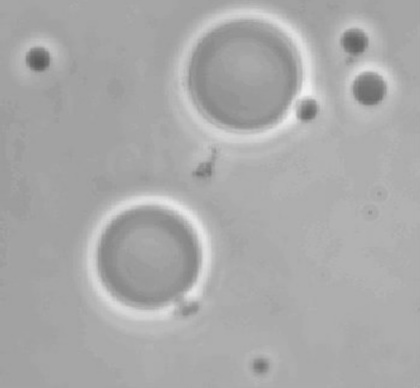
%> input picture entrega3/2-segmentacion_de_imagenes/imagen4.jpg, 420 x 388 px, shrunk from 702 x 648 before the run
$ octave prueba_osto2.m   (GNU Octave 9; MATLAB toolbox functions it lacks are replaced by stand-ins)
%> lines starting %> are read from the running program, lines starting %| are printed output that depends on the picture; in (x1, y1, x2, y2) boxes, pixels count from 0 and x2, y2 are one past the last pixel; in counts of white or black regions, pixels touching at a corner belong together; the program's own positions count from 1
clc; clear; close all;
pkg load image;

function [T1,T2] = otsu2(A)
  % Funcion que implementa el algoritmo de Otsu para 2 umbrales
  % A: imagen original en formato uint8
  % T1: umbral inferior para la imagen A
  % T2: umbral superior para la imagen A
  [m,n] = size(A);

  % Paso 0: Calcular el histograma de la imagen A
  [q,~] = imhist(A);

  % Paso 1: Calcular el histograma normalizado
  h = (1/(m*n))*q;

  % Paso 2: Calcular vector de suma acumulada
  p = zeros(256,1);
  for k = 1:256
    p(k) = sum(h(1:k));
  endfor

  % Paso 3: Calcular vector de suma acumulada con peso
  mc = zeros(256,1);
  for k = 1:256
    mc(k) = sum((0:k-1)'.*h(1:k));
  endfor

  % Paso 4: Calcular el maximo de mc
  mg = mc(256);
  mg

  % Paso 5: Para k1 = 0,1,...,255 y k2 = 0,1,...,255
  sigma2b = zeros(256,256);
  for k1 = 1:256
    for k2 = 1:256
      if k1<k2
        % Paso 6: Calcular P1, P2 y P3
        P1 = sum(h(1:k1));
        P1
        P2 = sum(h(k1+1:k2));
        P3 = sum(h(k2+1:256));

        % Paso 7: Calcular m1, m2 y m3
        resultado = 0;
        if P1
          m1 = (1/P1)*sum((0:k1-1)'.*h(1:k1));
          resultado += P1*(m1-mg)^2;
        endif

        if P2
          m2 = (1/P2)*sum((k1:k2-1)'.*h(k1+1:k2));
          resultado += P2*(m2-mg)^2;
        endif

        if P3
          m3 = (1/P3)*sum((k2:255)'.*h(k2+1:256));
          resultado += P3*(m3-mg)^2;
        endif

        % Paso 8: Establecer el valor de sigma_b2 para la posicion correspondiente
        sigma2b(k1,k2) = resultado;
      endif
    endfor
  endfor

  % Paso 9: Obtener los umbrales T1, T2
  [F,X] = max(sigma2b);
  [Z,T2] = max(F);
  T1 = X(T2);
  T1 = T1-1; T2 = T2-1;
endfunction

% Carga de la imagen original
A = imread('imagen4.jpg');
%> A is the input picture: size 388x420x3 uint8; min 90, max 242, mean 169.6
subplot(1,3,1);
imshow(A);
title('Imagen original')
[m,n] = size(A);
%> m = 388; n = 1260


% Umbrales con el metodo de otsu para 2 umbrales
[T1,T2] = otsu2(A);
%> in otsu2, `[q,~] = imhist(A);`: q = 256 values, max 54213 at index 163, min 0 at index 1, mean 1909.7
%> in otsu2, `h = (1/(m*n))*q;`: h = 256 values, max 0.111 at index 163, min 0 at index 1, mean 0.00391
%> after the loop in otsu2, `for k = 1:256`: p = 256 values from 0 to 1
%> after the loop in otsu2, `for k = 1:256`: mc = 256 values from 0 to 169.6
%> in otsu2, `mg = mc(256);`: mg = 169.6
%> after the loop in otsu2, `for k1 = 1:256`:
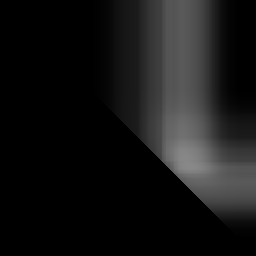
%> sigma2b: size 256x256 double; min 0, max 137, mean 21.6
%> after the loop in otsu2, `for k1 = 1:256`: P1 = 1; P2 = 0; m1 = 169.6; m2 = 242; resultado = 7.27e-27
%> in otsu2, `[F,X] = max(sigma2b);`: F = 256 values, max 137 at index 190, min 0 at index 1, mean 48.21; X = 256 values from 1 to 182
%> in otsu2, `[Z,T2] = max(F);`: Z = 137; T2 = 190
%> in otsu2, `T1 = X(T2);`: T1 = 167
%> in otsu2, `T1 = T1-1`: T1 = 166
%> in otsu2, `T2 = T2-1`: T2 = 189
%> T1 = 166; T2 = 189
C = im2double(zeros(m,n));
C(T1<A<T2) = 0.5;
%> C: size 388x1260 double; every value is 0.5
C(A<=T1) = 0;
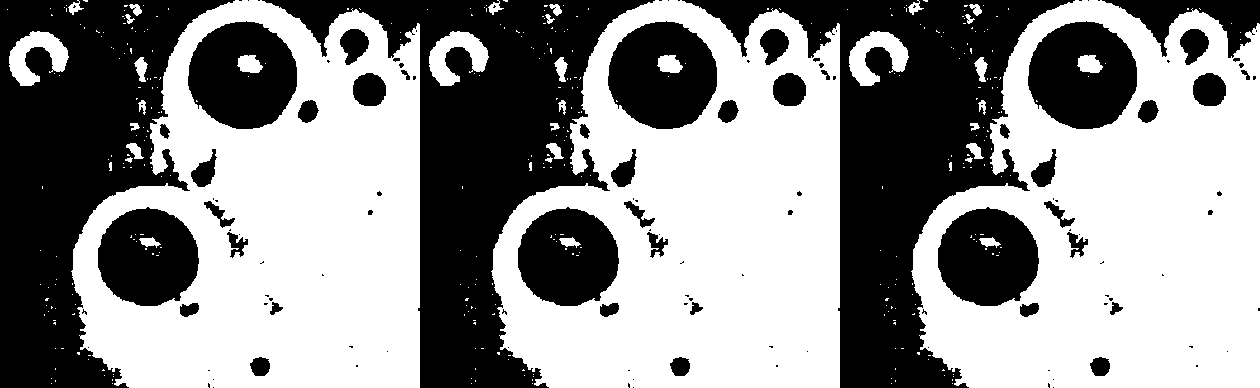
%> C: size 388x1260 double; values 0 (black) and 0.5 (white), 56.4% white; 134 black regions (85 under 20 px), largest, box (x1, y1, x2, y2) and area: (262, 0, 655, 388) 50944, (682, 0, 1075, 388) 50944, (0, 0, 235, 388) 47181
C(T2<=A) = 1;
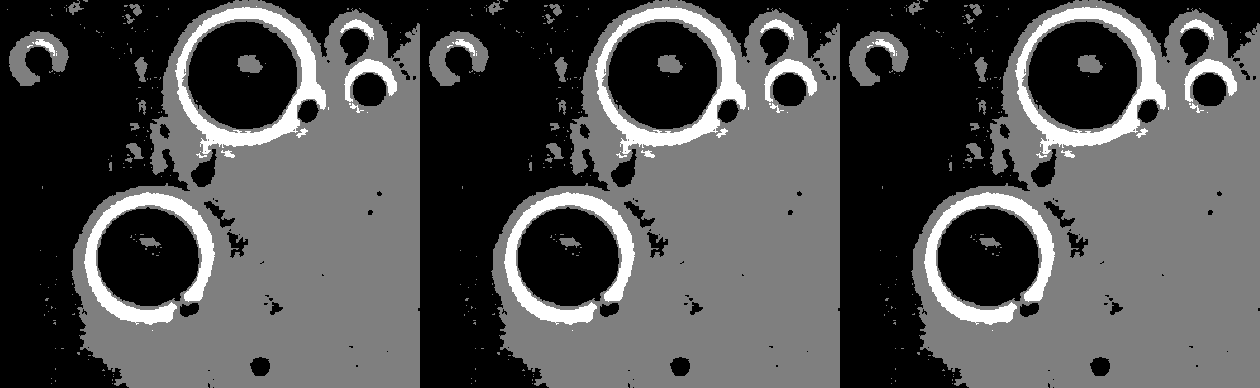
%> C: size 388x1260 double; 6.7% of pixels changed, all inside (x1, y1, x2, y2) = (27, 6, 1237, 331)
subplot(1,3,3);
imshow(C);
title(['Umbral Compuesto Otsu: T1=' num2str(T1) ' T2=' num2str(T2)]);

$ run again, with entrega3/2-segmentacion_de_imagenes/imagen1.jpg copied over entrega3/2-segmentacion_de_imagenes/imagen4.jpg
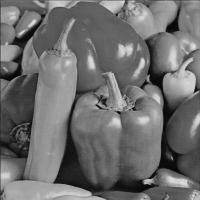
%> input picture entrega3/2-segmentacion_de_imagenes/imagen1.jpg, 200 x 200 px
%> A is the input picture: size 200x200 uint8; min 0, max 227, mean 109.9
%> q = 256 values, max 606 at index 99, min 0 at index 226, mean 156.2
%> h = 256 values, max 0.0152 at index 99, min 0 at index 226, mean 0.00391
%> after the loop in otsu2, `for k = 1:256`: p = 256 values from 0.0004 to 1
%> after the loop in otsu2, `for k = 1:256`: mc = 256 values from 0 to 109.9
%> in otsu2, `mg = mc(256);`: mg = 109.9
%> after the loop in otsu2, `for k1 = 1:256`:
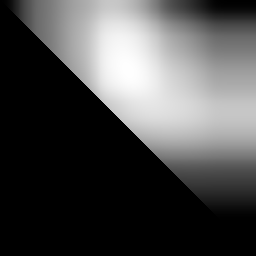
%> sigma2b: size 256x256 double; min 0, max 1674.8, mean 500.8; drawn with min black and max white
%> after the loop in otsu2, `for k1 = 1:256`: P1 = 1; P2 = 0; m1 = 109.9; m2 = 227; resultado = 8.08e-28
%> F = 256 values, max 1674.8 at index 129, min 0 at index 1, mean 1198.7; X = 256 values from 1 to 112
%> in otsu2, `[Z,T2] = max(F);`: Z = 1674.8; T2 = 129
%> in otsu2, `T1 = X(T2);`: T1 = 71
%> in otsu2, `T1 = T1-1`: T1 = 70
%> in otsu2, `T2 = T2-1`: T2 = 128
%> `[T1,T2] = otsu2(A);`: T1 = 70; T2 = 128
%> `C(T2<=A) = 1;`:
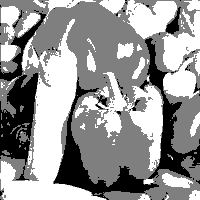
%> C: size 200x200 double; min 0, max 1, mean 0.595

$ run again, with entrega3/2-segmentacion_de_imagenes/imagen3.jpg copied over entrega3/2-segmentacion_de_imagenes/imagen4.jpg
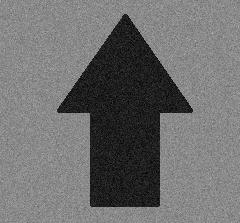
%> input picture entrega3/2-segmentacion_de_imagenes/imagen3.jpg, 240 x 223 px
%> A is the input picture: size 223x240 uint8; min 0, max 182, mean 110
%> q = 256 values, max 1740 at index 137, min 0 at index 69, mean 209.1
%> h = 256 values, max 0.0325 at index 137, min 0 at index 69, mean 0.00391
%> after the loop in otsu2, `for k = 1:256`: p = 256 values from 0.000673 to 1
%> after the loop in otsu2, `for k = 1:256`: mc = 256 values from 0 to 110
%> in otsu2, `mg = mc(256);`: mg = 110
%> after the loop in otsu2, `for k1 = 1:256`:
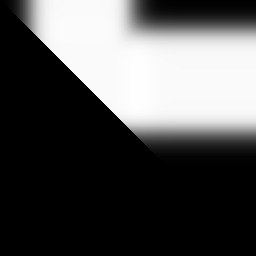
%> sigma2b: size 256x256 double; min 0, max 2257.5, mean 717.6; drawn with min black and max white
%> after the loop in otsu2, `for k1 = 1:256`: P1 = 1; P2 = 0; m1 = 110; m2 = 182; resultado = 8.08e-28
%> F = 256 values, max 2257.5 at index 138, min 0 at index 1, mean 1972.8; X = 256 values from 1 to 84
%> in otsu2, `[Z,T2] = max(F);`: Z = 2257.5; T2 = 138
%> in otsu2, `T1 = X(T2);`: T1 = 79
%> in otsu2, `T1 = T1-1`: T1 = 78
%> in otsu2, `T2 = T2-1`: T2 = 137
%> `[T1,T2] = otsu2(A);`: T1 = 78; T2 = 137
%> `C(T2<=A) = 1;`:
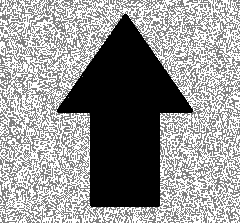
%> C: size 223x240 double; min 0, max 1, mean 0.574

$ run again, with entrega3/2-segmentacion_de_imagenes/imagen6.jpg copied over entrega3/2-segmentacion_de_imagenes/imagen4.jpg
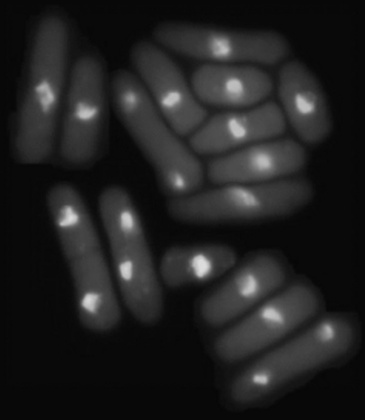
%> input picture entrega3/2-segmentacion_de_imagenes/imagen6.jpg, 365 x 420 px, shrunk from 710 x 818 before the run
%> A is the input picture: size 420x365x3 uint8; min 5, max 221, mean 33.1
%> q = 256 values, max 104976 at index 10, min 0 at index 1, mean 1796.5
%> h = 256 values, max 0.228 at index 10, min 0 at index 1, mean 0.00391
%> after the loop in otsu2, `for k = 1:256`: p = 256 values from 0 to 1
%> after the loop in otsu2, `for k = 1:256`: mc = 256 values from 0 to 33.1
%> in otsu2, `mg = mc(256);`: mg = 33.1
%> after the loop in otsu2, `for k1 = 1:256`:
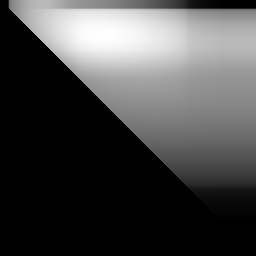
%> sigma2b: size 256x256 double; min 0, max 953, mean 268.9; drawn with min black and max white
%> after the loop in otsu2, `for k1 = 1:256`: P1 = 1; P2 = 0; m1 = 33.1; m2 = 221; resultado = 0
%> F = 256 values, max 953 at index 102, min 0 at index 1, mean 774.6; X = 256 values from 1 to 43
%> in otsu2, `[Z,T2] = max(F);`: Z = 953; T2 = 102
%> in otsu2, `T1 = X(T2);`: T1 = 35
%> in otsu2, `T1 = T1-1`: T1 = 34
%> in otsu2, `T2 = T2-1`: T2 = 101
%> `[T1,T2] = otsu2(A);`: T1 = 34; T2 = 101
%> `C(T2<=A) = 1;`:
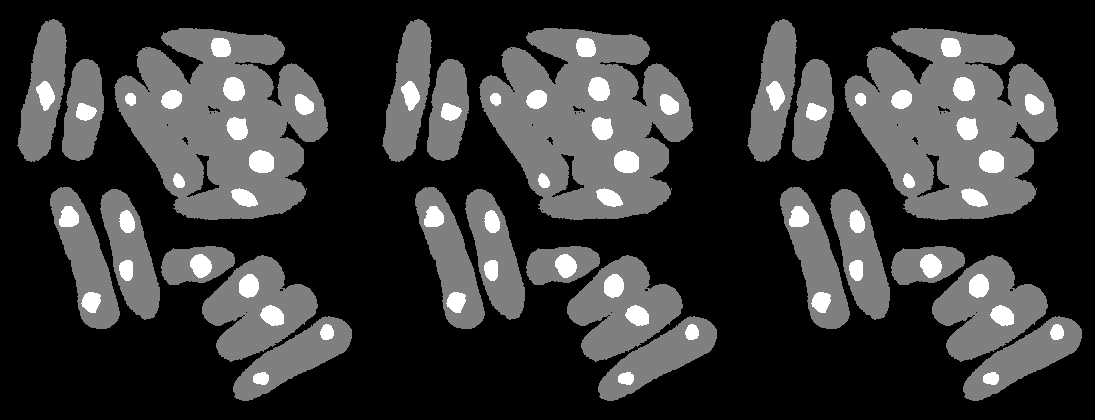
%> C: size 420x1095 double; min 0, max 1, mean 0.212
